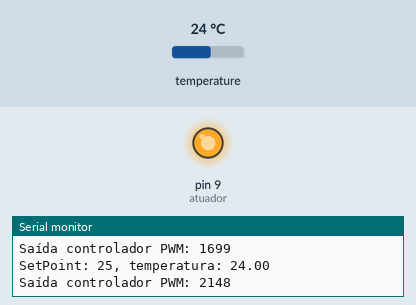
Recording of a sketch running on a simulated Arduino Uno, built with avr-gcc and run on an emulated ATmega328P. Shown: output pins drawn as LEDs (lit = HIGH), the last lines printed to the serial monitor. Inputs (shaded band) come from the test bench; at power-on: temperature 24 °C.

Above: at 1.2 s.
1.3 s: temperature set to 33 °C
At 3.56 s:
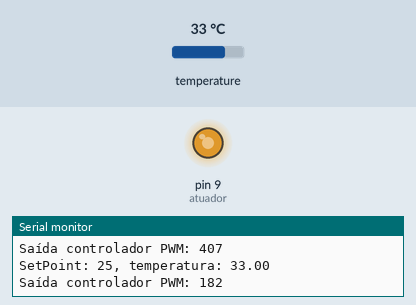
4.3 s: temperature set to 30.1 °C
7.3 s: temperature set to 29.7 °C
At 10.23 s:
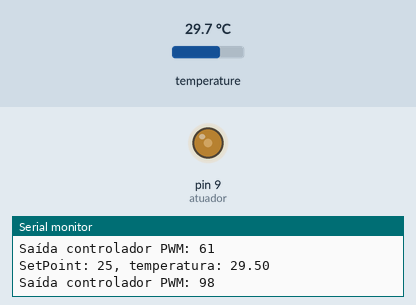
Timing chart, 0 to 12.7 s (numbered marks = the images above; inputs shaded):
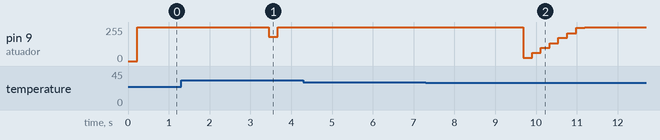

The sketch:

Arduino_PID.ino
```cpp
/*inclusão das bibliotecas necessárias*/
#include <OneWire.h>
#include <DallasTemperature.h>

#define dados 7   /*o pino de dados do sensor está ligado na porta 7 do Arduino */
#define atuador   9   /*o pino de saída que liga o atuador para controlar a resistência */

OneWire oneWire(dados);   /* Protocolo OneWire */
DallasTemperature sensors(&oneWire);    /*encaminha referências OneWire para o sensor */

/* Descrição: Controle PID de temperatura. Onde indicando o valor de setPoint, será realizado o controle constante da variável.
 * SetPoint: 30º C
 *
 * O pino de saída definido como atuador irá variar conforme os parâmetros recebidos pelas partes PID. Uma vez lidos e processados, o sinal PWM irá acionar um relé
 * de estado sólido para variar a tensão da resistência elétrica.
 */

int controlePwm = 0;      /*Variável de controle*/
float setPoint = 30.0;    /*Definindo o setPoint*/
float temperatura = 0.0;  /*Variável que armazena o valor lido pelo sensor*/
float erro = 0.0;         /*Variavél do erro*/
float ultTemp = 0.0;      /*Variável que indica ultima temperatura lida*/

/*Variaveis de controle*/
float P = 0.0,
      I = 0.0,
      D = 0.0,
      PID = 0.0;

/*Variaveis de ajuste*/
float kP = 10.9,
      kI = 348,
      kD = 37;

/*Variável de tempo de execução*/
long tempo = 0;

void setup(void)
{
 Serial.begin(9600);
// pinMode(led, OUTPUT);
 sensors.begin(); /*Inicia a leitura do(s) sensor(es)*/
 sensors.setResolution(10); /*Define a resolução para 10 bits*/
}

void loop(void)
{
 sensors.requestTemperatures(); /* Envia o comando para leitura da temperatura */
 temperatura = sensors.getTempCByIndex(0); /* Endereço do sensor */
 Serial.print("SetPoint: 25, temperatura: ");
 Serial.println(sensors.getTempCByIndex(0));

 /*Implementação PID*/
 erro = setPoint - temperatura;
 float deltaTime = (millis() - tempo) / 1000.0;
 tempo = millis();

 // Proporcional
 P = erro * kP;

 // Integrador
 I += (erro * kI) * deltaTime;

 // Derivativo
 D = (ultTemp - temperatura) * kD * deltaTime;

 // PID
 PID = P + I + D;

 // Conversão de dados p/ controle
 controlePwm = (PID);
 Serial.print("Saída controlador PWM: ");
 Serial.println(controlePwm);

 /*Saida do controlador*/
 analogWrite(atuador, controlePwm);
}
```

Measured:
- the behaviour switches between 29.8 and 29.7 °C on temperature (found by bisection; images 1 and 2)
- after the input at 1.3 s, pin 9 (atuador): 255/255 → 182/255 after 2.2 s, → 255/255 0.21 s later
- after the input at 7.3 s, pin 9 (atuador): 255/255 → 23/255 after 2.4 s, → 61/255 0.21 s later, → 98/255 0.21 s later, → 135/255 0.22 s later, … (8 changes in this stretch)
